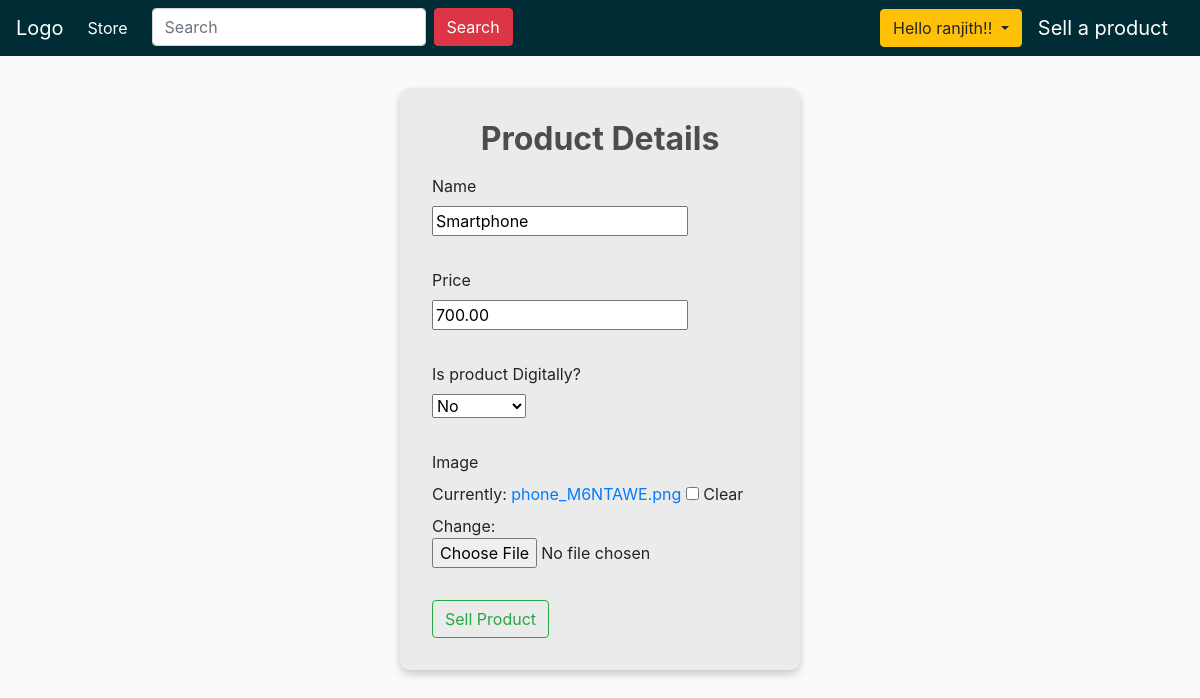
Screenshot of /seller_update_product/3 (signed in) with the database file from the repository.
### store/models.py (models this page shows, shortened)
class Product(models.Model):
    name = models.CharField(max_length=100, null=True )
    price = models.DecimalField(max_digits=10, decimal_places=2)
    digital = models.BooleanField(default=False, null=True, blank=False)
    image = models.ImageField(null=True, blank=True)
    seller = models.ForeignKey(Seller, null=True, on_delete=models.CASCADE)

### store/views.py (the view)
# urls.py: path('seller_update_product/<str:pk>', views.sellerUpdateProduct, name='seller_update_product'),
@login_required(login_url='seller_login')
def sellerUpdateProduct(request, pk):
    product = Product.objects.get(id = pk)
    if request.user != product.seller.user:
        return JsonResponse("Product is sold by someone else", safe=False)
    form = ProductForm(instance=product)
    if request.method == 'POST':
        form = ProductForm(request.POST, request.FILES, instance=product)
        if form.is_valid():
            product = form.save()
            return redirect("seller_products")
    context = {'form': form}
    return render(request, "store/seller_add_product.html", context)

### store/forms.py
class ProductForm(ModelForm):
    class Meta:
        model = Product
        fields = '__all__'
        exclude = ['seller']

### store/templates/store/seller_add_product.html (shortened to what this page needs)
{% extends 'store/main.html' %}
{% block content %}
<div class="container">
    <div class="add_product">
        <h2 style="text-align: center; margin-bottom: 1rem;"><strong>Product Details</strong></h2>
        <form class="form" method="POST" enctype="multipart/form-data" action="">
            {% for field in form  %}
            <div class="form__group">
            {% if field.label == 'Digital' %}
            <label for="room_name">Is product Digitally?</label>
            {% else %}
            <label for="room_name">{{field.label}}</label>
            {% endif %}
            <br>
            {{field}}
            </div>
            {% endfor %}
            <button class="btn btn-outline-success"  type="submit">
                Sell Product
            </button>
        </form>
    </div>
</div>
{% endblock content %}

### store/templates/store/main.html (shortened to what this page needs)
<!DOCTYPE html>
{% load static %}
<html lang="en">
<head>
    <link rel="stylesheet" href="https://stackpath.bootstrapcdn.com/bootstrap/4.4.1/css/bootstrap.min.css">
    <link rel="stylesheet" type="text/css" href="{% static 'css/main.css' %}">
</head>
<body>
    <nav class="navbar sticky-top navbar-expand-lg navbar-dark bg-dark">
        <a class="navbar-brand" href="{% url 'store' %}">Logo</a>
        <div class="collapse navbar-collapse" id="navbarSupportedContent">
          <ul class="navbar-nav mr-auto">
            <li class="nav-item active">
              <a class="nav-link" href="{% url 'store' %}">Store <span class="sr-only">(current)</span></a>
            </li>
            {% if siteUser == "customer" %}
            <li class="nav-item active" style="padding-left: 1rem;">
              <form class="form-inline" style="text-align: center;" action="{% url 'store' %}">
                <input class="form-control mr-sm-2" type="search" placeholder="Search" aria-label="Search" name="q">
                <button class="btn btn btn-danger my-2 my-sm-0" type="submit">Search</button>
              </form>
            </li>
            {% else %}
            <li class="nav-item active" style="padding-left: 1rem;">
              <form class="form-inline" style="text-align: center;" action="{% url 'seller_products' %}">
                <input class="form-control mr-sm-2" type="search" placeholder="Search" aria-label="Search" name="q">
                <button class="btn btn btn-danger my-2 my-sm-0" type="submit">Search</button>
              </form>
            </li>
            {% endif %}
          </ul>
        <div class="form-inline my-2 my-lg-0">
            {% if request.user.is_authenticated %}
            <div class="dropdown">
              <button class="btn btn-warning dropdown-toggle" type="button" id="dropdownMenuButton" data-toggle="dropdown" aria-haspopup="true" aria-expanded="false">
                Hello {{request.user.username}}!!
              </button>
            </div>
            {% else %}
            <a href="{% url 'login' %}"class="btn btn-warning">Login</a>
            {% endif %}
            {% if siteUser == "customer" %}
            <a href="{% url 'cart' %}">
               <img  id="cart-icon" src="{% static 'images/cart.png' %}">
           </a>
           <p id="cart-total">{{cartItems}}</p>
           {% else %}
           <a class="navbar-brand" style="padding-left: 1rem;" href="{% url 'seller_add_product' %}">Sell a product</a>
           {% endif %}
       </div>
        </div>
      </nav>
    <div class="container">
        {% block content %}
        {% endblock content %}
    </div>
</body>
</html>

### static/css/main.css (style rules this page uses)
body { background-color: hsl(0, 0%, 98%); }
h1,h2,h3,h4,h5,h6 { color:hsl(0, 0%, 30%); }
.bg-dark { background-color: #002c35!important; }
.btn { border-radius: 10; }
.add_product { background-color: rgb(235, 235, 235); height: fit-content; width: 25rem; padding: 2rem; margin: auto; box-shadow: 0 4px 8px 0 rgba(0,0,0,0.2); transition: 0.4s; border-radius: 10px; text-align: left; text-align: left; }
.form__group { margin-bottom: 2rem; width: 100%; }
.container { padding: 16px 16px ; }

### rows the page displays
Product: form "Smartphone" "700.00" "No"

### other values shown
{{ request.user.username }} "ranjith"
{{ field.label }} "Name" "Price" "Image"
